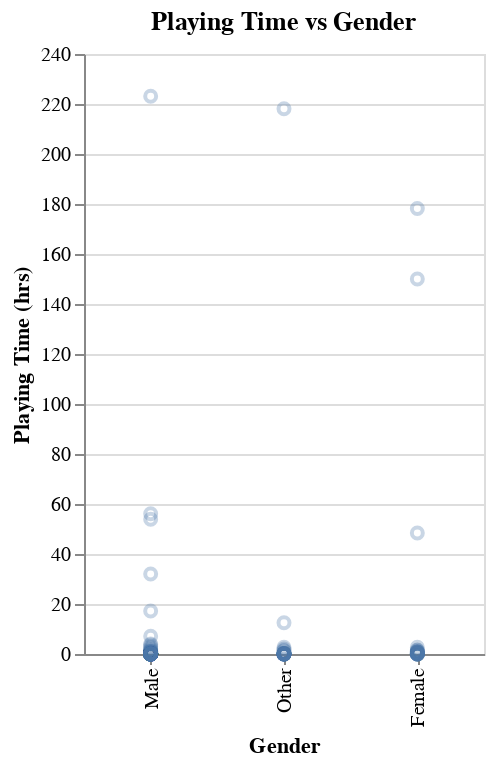

The cell this chart's notebook holds for it:
### Code cell
# played hours vs gender 

gender_sort=['Male', 'Other', 'Female']
gender_chart=alt.Chart(player_training, title='Playing Time vs Gender').mark_point(opacity=0.3).encode(
    x=alt.X('gender', title='Gender', sort=gender_sort),
    y=alt.Y('played_hours', title='Playing Time (hrs)')).properties(
    width=200,
    height=300)
gender_chart

### Figure 1 — Vega-Lite specification as saved in the notebook (floating-point values rounded to 4 significant figures; data arrays with more than 128 entries replaced by an {"elided": "..."} marker saying what was removed)
{"config": {"view": {"continuousWidth": 300, "continuousHeight": 300}}, "data": {"name": "data-f5e70e4359a36d20c302a2142a593862"}, "mark": {"type": "point", "opacity": 0.3}, "encoding": {"x": {"field": "gender", "sort": ["Male", "Other", "Female"], "title": "Gender", "type": "nominal"}, "y": {"field": "played_hours", "title": "Playing Time (hrs)", "type": "quantitative"}}, "height": 300, "title": "Playing Time vs Gender", "width": 200, "$schema": "https://vega.github.io/schema/vega-lite/v5.20.1.json", "datasets": {"data-f5e70e4359a36d20c302a2142a593862": {"elided": "147 records"}}}
